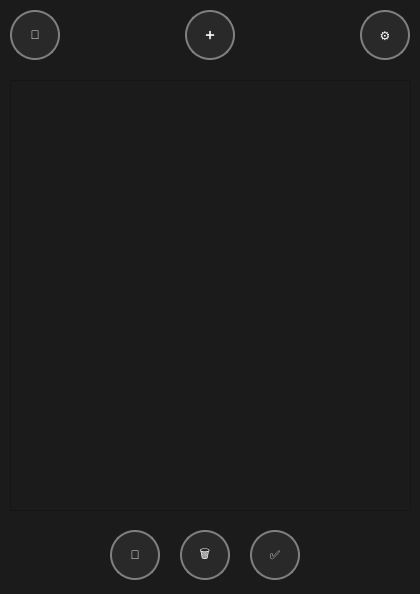
<?xml version="1.0" encoding="UTF-8"?>
<ui version="4.0">
 <class>MainWindow</class>
 <widget class="QMainWindow" name="MainWindow">
  <property name="geometry">
   <rect>
    <x>0</x>
    <y>0</y>
    <width>420</width>
    <height>594</height>
   </rect>
  </property>
  <property name="minimumSize">
   <size>
    <width>420</width>
    <height>594</height>
   </size>
  </property>
  <property name="maximumSize">
   <size>
    <width>420</width>
    <height>594</height>
   </size>
  </property>
  <property name="windowTitle">
   <string>MainWindow</string>
  </property>
  <property name="styleSheet">
   <string notr="true">background-color: #1b1b1b</string>
  </property>
  <widget class="QWidget" name="centralwidget">
   <widget class="QPushButton" name="pushButton_3">
    <property name="geometry">
     <rect>
      <x>10</x>
      <y>10</y>
      <width>50</width>
      <height>50</height>
     </rect>
    </property>
    <property name="styleSheet">
     <string notr="true">QPushButton {
	background-color: #292929;
	border-radius: 25px;
	border: 2px solid #808080;
	color: rgb(255, 255, 255);
}

QPushButton:hover {
	background-color: #ffa31a;
}</string>
    </property>
    <property name="text">
     <string>👤</string>
    </property>
   </widget>
   <widget class="QPushButton" name="pushButton_4">
    <property name="geometry">
     <rect>
      <x>360</x>
      <y>10</y>
      <width>50</width>
      <height>50</height>
     </rect>
    </property>
    <property name="styleSheet">
     <string notr="true">QPushButton {
	background-color: #292929;
	border-radius: 25px;
	border: 2px solid #808080;
	color: rgb(255, 255, 255);
}

QPushButton:hover {
	background-color: #ffa31a;
}</string>
    </property>
    <property name="text">
     <string>⚙</string>
    </property>
   </widget>
   <widget class="QPushButton" name="pushButton">
    <property name="geometry">
     <rect>
      <x>180</x>
      <y>530</y>
      <width>50</width>
      <height>50</height>
     </rect>
    </property>
    <property name="styleSheet">
     <string notr="true">QPushButton {
	background-color: #292929;
	border-radius: 25px;
	border: 2px solid #808080;
	color: rgb(255, 255, 255);
}

QPushButton:hover {
	background-color: #ffa31a;
}</string>
    </property>
    <property name="text">
     <string>🗑️</string>
    </property>
   </widget>
   <widget class="QPushButton" name="pushButton_2">
    <property name="geometry">
     <rect>
      <x>185</x>
      <y>10</y>
      <width>50</width>
      <height>50</height>
     </rect>
    </property>
    <property name="styleSheet">
     <string notr="true">QPushButton {
	background-color: #292929;
	border-radius: 25px;
	border: 2px solid #808080;
	color: rgb(255, 255, 255);
}

QPushButton:hover {
	background-color: #ffa31a;
}</string>
    </property>
    <property name="text">
     <string>➕</string>
    </property>
   </widget>
   <widget class="QListView" name="listView">
    <property name="geometry">
     <rect>
      <x>10</x>
      <y>80</y>
      <width>401</width>
      <height>431</height>
     </rect>
    </property>
   </widget>
   <widget class="QPushButton" name="pushButton_5">
    <property name="geometry">
     <rect>
      <x>110</x>
      <y>530</y>
      <width>50</width>
      <height>50</height>
     </rect>
    </property>
    <property name="styleSheet">
     <string notr="true">QPushButton {
	background-color: #292929;
	border-radius: 25px;
	border: 2px solid #808080;
	color: rgb(255, 255, 255);
}

QPushButton:hover {
	background-color: #ffa31a;
}</string>
    </property>
    <property name="text">
     <string>📝</string>
    </property>
   </widget>
   <widget class="QPushButton" name="pushButton_6">
    <property name="geometry">
     <rect>
      <x>250</x>
      <y>530</y>
      <width>50</width>
      <height>50</height>
     </rect>
    </property>
    <property name="styleSheet">
     <string notr="true">QPushButton {
	background-color: #292929;
	border-radius: 25px;
	border: 2px solid #808080;
	color: rgb(255, 255, 255);
}

QPushButton:hover {
	background-color: #ffa31a;
}</string>
    </property>
    <property name="text">
     <string>✅</string>
    </property>
   </widget>
  </widget>
 </widget>
 <resources/>
 <connections/>
</ui>
